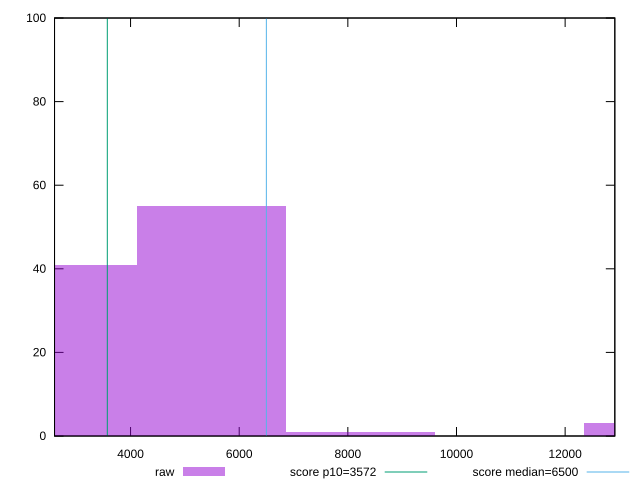

gnuplot code for this plot:
reset

$raw <<EOF
5490.785975664352 55
2745.392987832176 41
13726.96493916088 3
8236.178963496528 1
EOF

set key outside below
set boxwidth 2745.392987832176
set xrange [2600.416:12914.707]
set yrange [0:100]
set trange [0:100]
set style fill transparent solid 0.5 noborder

set parametric
set terminal svg size 640, 490 enhanced background rgb 'white'
set output "reprap/first-cpu-idle/samples/pages/raw/histogram.svg"

plot $raw title "raw" with boxes, \
     3572,t title "score p10=3572", \
     6500,t title "score median=6500"

reset
